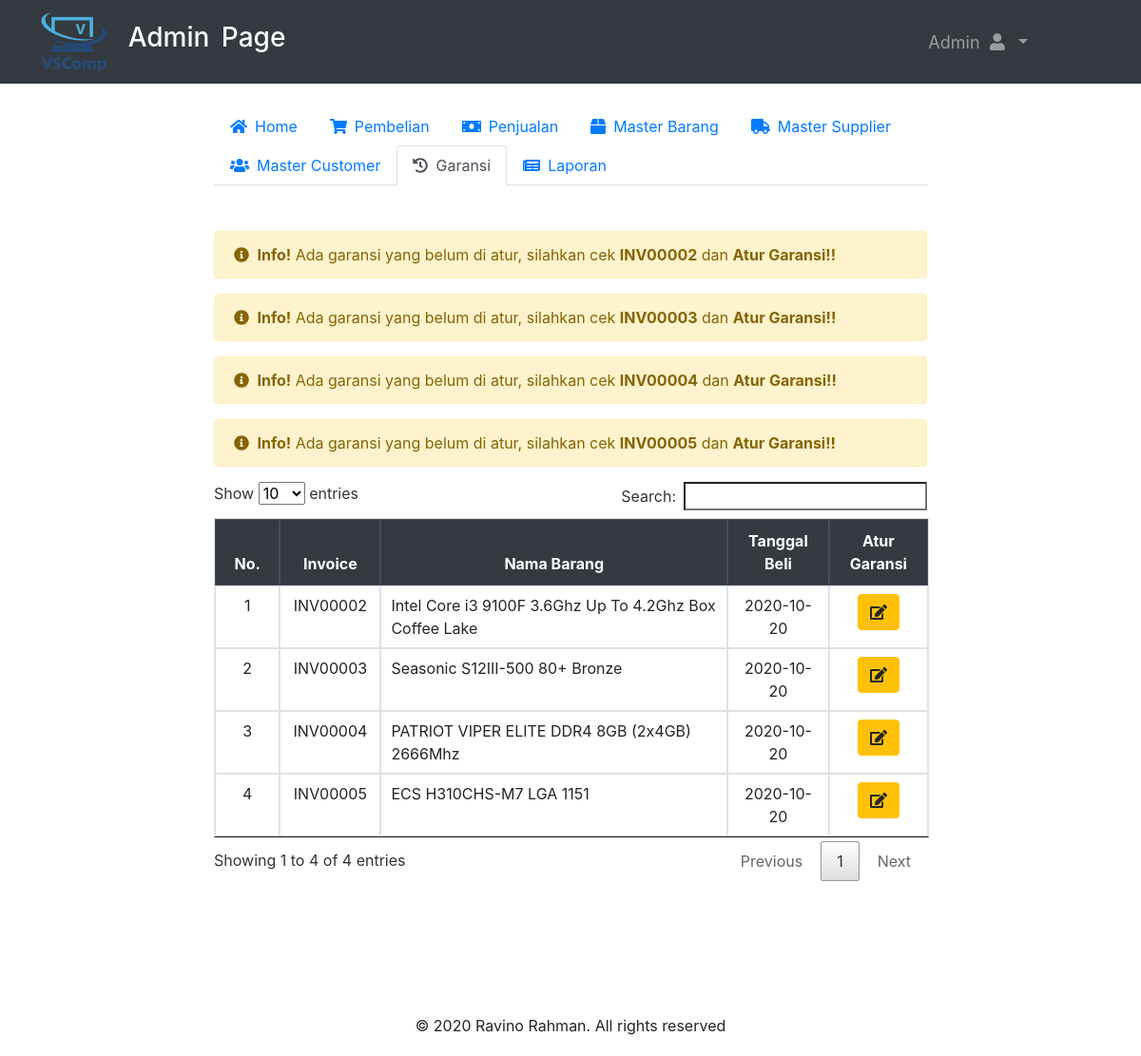
The app's page /admin/garansi.php (signed in), older data.
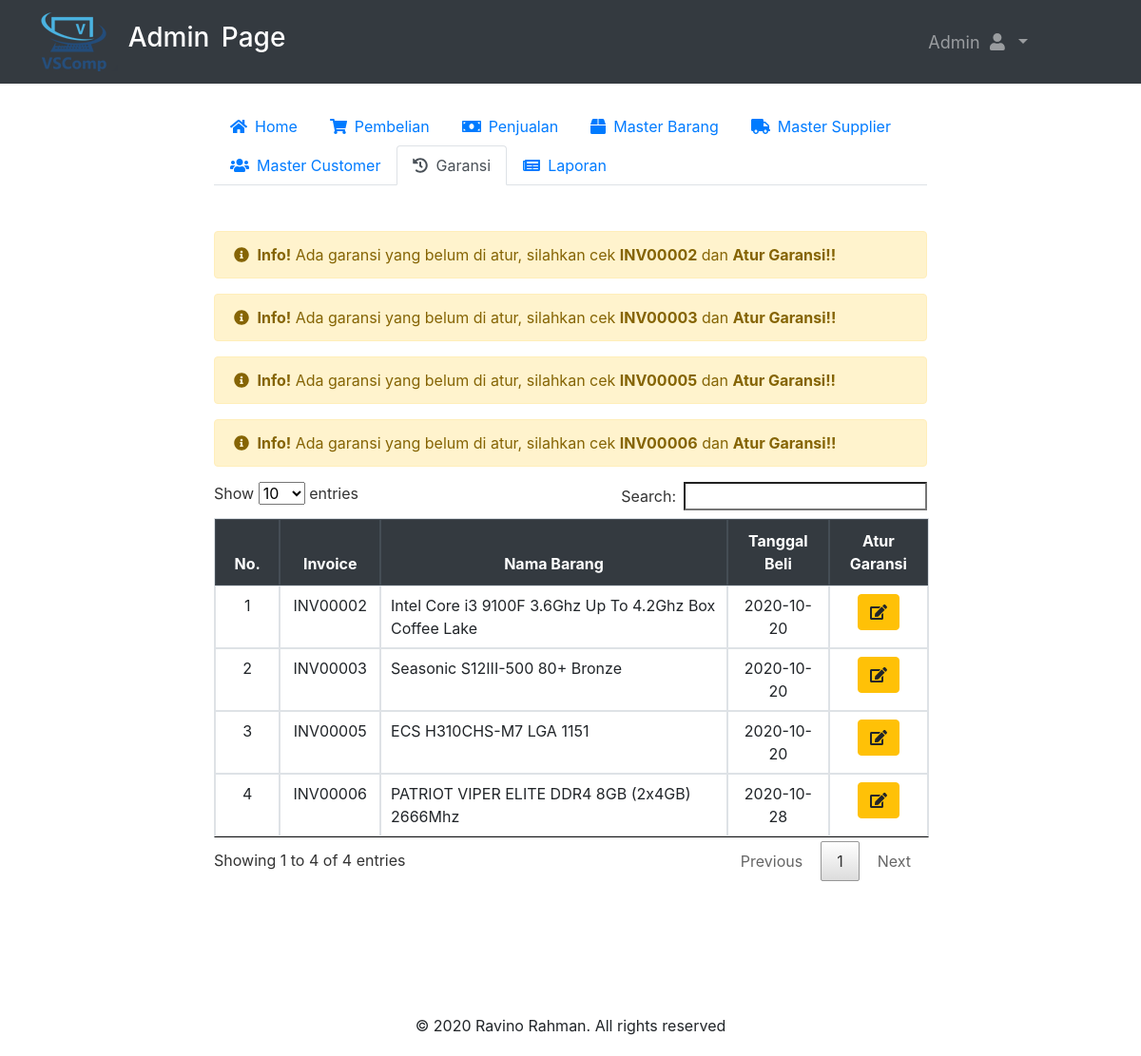
The same page, newer data.
### tables this page shows
CREATE TABLE `garansi` (
  `ID_GARANSI` int(11) NOT NULL,
  `INV_PENJUALAN` varchar(100) DEFAULT NULL,
  `ID_BARANG` varchar(100) DEFAULT NULL,
  `TGL_BELI` date DEFAULT NULL,
  `TGL_HABIS` date DEFAULT NULL,
  `STATUS` varchar(50) DEFAULT NULL
);

CREATE TABLE `inv_penjualan` (
  `id_inv` varchar(100) NOT NULL,
  `TGL_TRX` date DEFAULT NULL,
  `BARANG` varchar(100) DEFAULT NULL,
  `GRAND_TOTAL` double DEFAULT NULL,
  `inv_ol` varchar(100) DEFAULT NULL,
  `ongkir` double DEFAULT NULL
);

### function/function.php (called while the page is built, shortened)
<?php
 $conn= mysqli_connect ("localhost","root","","vsstore");
function tampil_data($query){
  global $conn;
  $hasil = mysqli_query ($conn,$query);
  $array = [];
  while($data = mysqli_fetch_assoc($hasil)){
    $array[] = $data;
  }
  return $array;
}
?>

### admin/garansi.php (the view, shortened to what this page needs)
<?php include'header.php';
?>
<div class="container-fluid custom-container">
  <div class="nav-menu">
  <ul class="nav nav-tabs" id="myTab" role="tablist">
    <li class="nav-item">
      <a class="nav-link" id="home-tab" href="dasboard.php" role="tab" aria-controls="home" aria-selected="true"><i class="fas fa-home mr-2"></i>Home</a>
    </li>
    <li class="nav-item">
      <a class="nav-link" id="contact-tab" href="pembelian.php" role="tab" aria-controls="pembelian" aria-selected="false"><i class="fas fa-shopping-cart mr-2"></i>Pembelian</a>
    </li>
    <li class="nav-item">
      <a class="nav-link" id="contact-tab" href="penjualan.php" role="tab" aria-controls="penjualan" aria-selected="false"><i class="fas fa-money-bill mr-2"></i>Penjualan</a>
    </li>
    <li class="nav-item">
      <a class="nav-link" id="barang-tab" href="master-barang.php" role="tab" aria-controls="master barang" aria-selected="false"><i class="fas fa-box mr-2"></i>Master Barang</a>
    </li>
    <li class="nav-item">
      <a class="nav-link" id="profile-tab" href="master-supplier.php" role="tab" aria-controls="master supplier" aria-selected="false"><i class="fas fa-truck mr-2"></i>Master Supplier</a>
    </li>
    <li class="nav-item">
      <a class="nav-link" id="profile-tab" href="master-customer.php" role="tab" aria-controls="master customer" aria-selected="false"><i class="fas fa-users mr-2"></i>Master Customer</a>
    </li>
    <li class="nav-item">
      <a class="nav-link active" id="profile-tab" href="garansi.php" role="tab" aria-controls="garansi" aria-selected="false"><i class="fas fa-history mr-2"></i>Garansi</a>
    </li>
    <li class="nav-item">
      <a class="nav-link" id="profile-tab" href="laporan.php" role="tab" aria-controls="news" aria-selected="false"><i class="fas fa-newspaper mr-2"></i>Laporan</a>
    </li>
  </ul>
  <div class="tab-content" id="myTabContent">
    <div class="tab-pane fade show active" id="garansi" role="tabpanel" aria-labelledby="contact-tab">
      <br><br>
      <?php
      $data_garansi = tampil_data("SELECT INV_PENJUALAN, TGL_HABIS FROM garansi");
      $data_garansi2 = array_map("unserialize", array_unique(array_map("serialize", $data_garansi)));
      foreach ($data_garansi2 as $grs) {
         $data_tgl = $grs["TGL_HABIS"];
         if ($data_tgl == "0000-00-00" ) {
           echo "
             <div class=\"alert alert-warning\"><i class=\"fas fa-info-circle mr-1\"></i>
             <strong>Info!</strong> Ada garansi yang belum di atur, silahkan cek <b>".$grs["INV_PENJUALAN"]."</b> dan <b>Atur Garansi!!</b></div>"
             ;
          }
          else {
            echo " ";
          }
      }
      ?>
      <table class="table table-bordered " id="tabel-data">
        <thead class="thead-dark text-center">
          <tr>
            <th scope="col" width="5%">No.</th>
            <th scope="col" width="10%">Invoice</th>
            <th scope="col" width="45%">Nama Barang</th>
            <th scope="col" width="10%">Tanggal Beli</th>
            <th scope="col" width="10%">Atur Garansi</th>
          </tr>
        </thead>
        <tbody>
          <?php $no=1; $data_grs = tampil_data("SELECT * FROM inv_penjualan")  ?>
          <?php foreach ($data_grs as $garansi) :?>
          <tr>
            <td align="center"><?=$no; ?></td>
            <td align="center"><?=$garansi["id_inv"]; ?></td>
            <td><?=$garansi["BARANG"]; ?></td>
            <td align="center"><?=$garansi["TGL_TRX"]; ?></td>
            <td align="center">
                <a href="garansi-set.php?id=<?=$garansi["id_inv"]; ?>" ><button class="btn btn-warning" type="button" name="edit"><i class="fas fa-edit"></i></button>
            </td>
          </tr>
        <?php $no++; endforeach; ?>
        </tbody>
      </table>
    </div>
  </div>
</div>
</div>
<br><br><br><br><br>
</body>
<?php include'footer.php';?>
</html>

### admin/header.php (shortened to what this page needs)
<?php
include'../function/function.php';
$user = $_SESSION['username'];
$hasil = mysqli_query($conn, "SELECT *  FROM login WHERE USERNAME = '$user'");
$row = mysqli_fetch_assoc($hasil);
?>
<!DOCTYPE html>
<html lang="en">
<head>
  <link rel="stylesheet" href="../assets/css/bootstrap.min.css">
  <link rel="stylesheet" href="../assets/css/datatables.min.css">
  <link rel="stylesheet" href="../assets/css/datepicker.css">
  <link rel="stylesheet" href="../assets/fontawesome/css/all.min.css">
  <link rel="stylesheet" href="../assets/css/admin.css?v=1.0">
</head>
<body>
  <nav class="navbar navbar-expand-sm bg-dark navbar-dark sticky-top primary-nav" id="nav">
    <div class="container-fluid">
    <a class="navbar-brand" href="dasboard.php">
    <img src="../img/logo1.png" alt="Logo" id="logo"></img>
    <h3 style="display:inline; margin-top:30%">Admin Page</h3>
    </a>
   <div class="collapse navbar-collapse" id="navbarSupportedContent">
    <ul class="navbar-nav ml-auto">
      <li class="nav-item dropdown">
        <a class="nav-link dropdown-toggle" href="#" id="navbarDropdown" role="button" data-toggle="dropdown" aria-haspopup="true" aria-expanded="false">
          <?php echo $row["NAMA"]; ?> <i class="fas fa-user"></i>
        </a>
        <li class="nav-item">
          <a class="nav-link" href="#"> </a>
        </li>
        <li class="nav-item">
          <a class="nav-link" href="#"> </a>
        </li>
        <li class="nav-item">
          <a class="nav-link" href="#"> </a>
        </li>
        <li class="nav-item">
          <a class="nav-link" href="#"> </a>
        </li>
        <li class="nav-item">
          <a class="nav-link" href="#"> </a>
        </li>
      </li>
    </ul>
  </div>
  </nav>
<br>

### admin/footer.php
<footer style="text-align:center; padding:20px;">&#169; 2020 Ravino Rahman. All rights reserved</footer>

### assets/css/admin.css (style rules this page uses)
.navbar-expand-sm { font-size: 18px; word-spacing: 5px; }
.custom-container { width: 65%; }

Row changes from the older to the newer data that the page shows:
removed garansi: INV_PENJUALAN "INV00004"
removed inv_penjualan: id_inv "INV00004", BARANG "PATRIOT VIPER ELITE DDR4 8GB (2x4GB) 2666Mhz", TGL_TRX "2020-10-20"
added garansi: INV_PENJUALAN "INV00006"
added inv_penjualan: id_inv "INV00006", BARANG "PATRIOT VIPER ELITE DDR4 8GB (2x4GB) 2666Mhz", TGL_TRX "2020-10-28"
